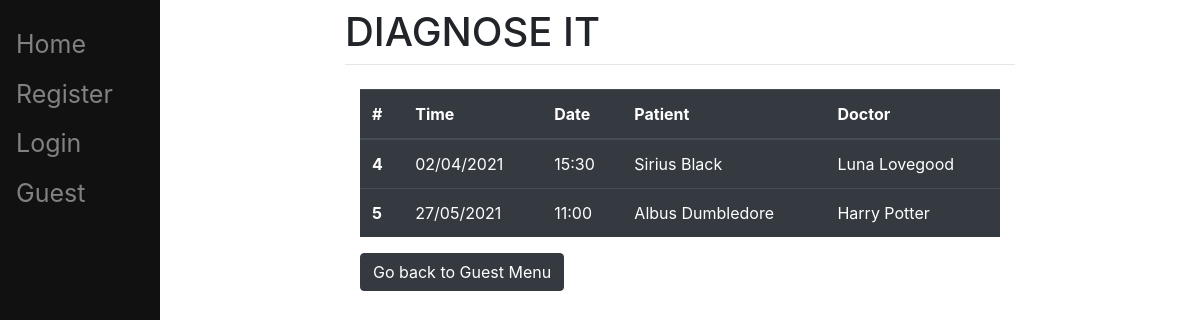
The app's page /guest_appointments with its own data.
### main/models.py (models this page shows)
class Appointment(models.Model):
    doctor = models.ForeignKey(Doctor, on_delete=models.CASCADE, unique=False)            # cheie straina doctor
    patient = models.ForeignKey(Patient, on_delete=models.CASCADE, unique=False)          # cheie straina pacient
    time = models.CharField(max_length=40)
    date = models.CharField(max_length=40)

class Patient(models.Model):
    full_name = models.CharField(max_length=50)
    email = models.CharField(max_length=50, unique=True)
    gender = models.CharField(max_length=10)

### accounts/models.py (models this page shows)
class Doctor(models.Model):
    full_name = models.CharField(max_length=50)
    username = models.OneToOneField(User, on_delete = models.CASCADE)    # legatura unu-la-unu cu User
    email = models.CharField(max_length=50, unique=True)
    is_doctor = models.BooleanField(default=True)
    is_nurse = models.BooleanField(default=False)

### main/views.py (the view)
# urls.py: path('guest_appointments', views.guest_appointments, name="guest_appointments"),             # pagina de vizualizare programari (tine de vizitator)
def guest_appointments(response):
    appointments = Appointment.objects.all()    # se stocheaza toate obiectele de tip programare
    return render(response, "main/guest_appointments.html", {'appointments':appointments}) # se randeaza pagina web dupa template-ul descris

### main/templates/main/guest_appointments.html (shortened to what this page needs)
{% extends 'main/base.html' %}
{% load crispy_forms_tags %}
{% block content %}
    <div class="container">
    <table class="table table-dark">
        <thead>
            <tr>
                <th scope="col">#</th>
                <th scope="col">Time</th>
                <th scope="col">Date</th>
                <th scope="col">Patient</th>
                <th scope="col">Doctor</th>
            </tr>
        </thead>
        <tbody>
        {% for i in appointments %}
            <tr>
                <th scope="row">{{i.pk}}</th>
                <td>{{i.date}}</td>
                <td>{{i.time}}</td>
                <td>{{i.patient.full_name}}</td>
                <td>{{i.doctor.full_name}}</td>
            </tr>
        {% endfor %}
        </tbody>
    </table>
    <a href="/guest" class="btn btn-dark" role="button">Go back to Guest Menu</a>
    </div>
{% endblock %}

### records on screen
Appointment: pk "4", date "02/04/2021", time "15:30", patient.full_name "Sirius Black", doctor.full_name "Luna Lovegood"
Appointment: pk "5", date "27/05/2021", time "11:00", patient.full_name "Albus Dumbledore", doctor.full_name "Harry Potter"
